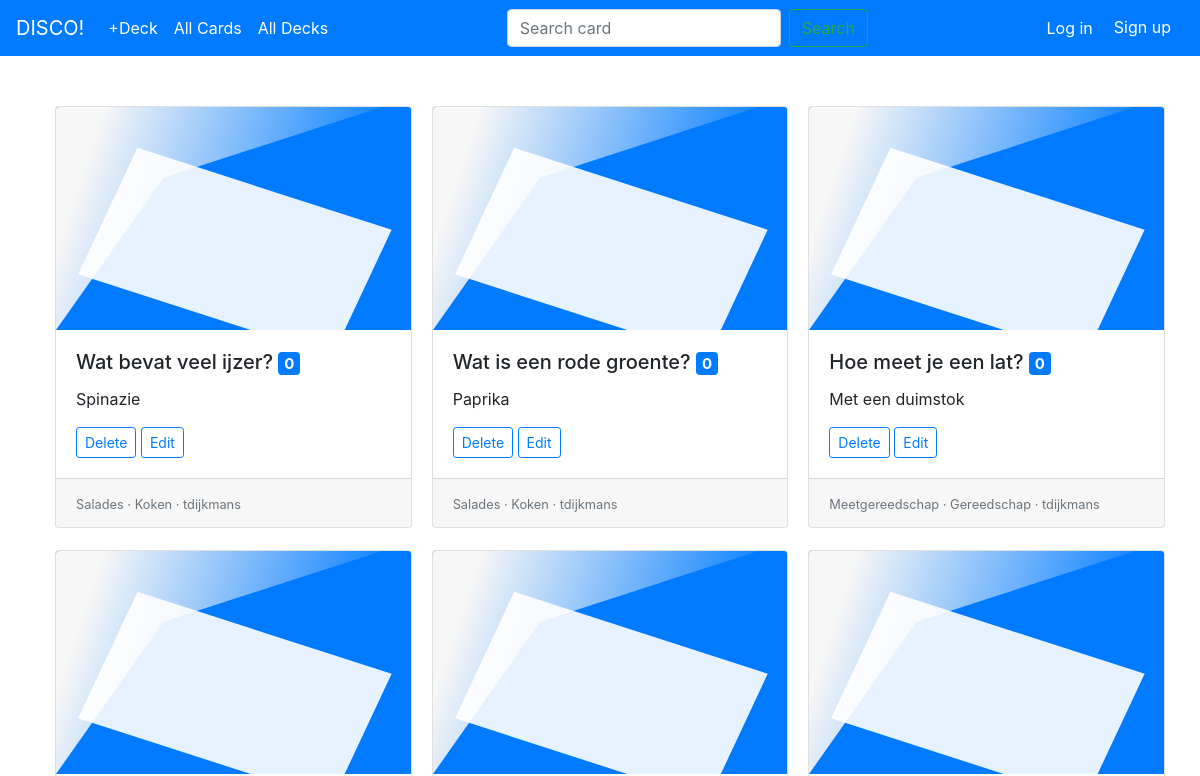
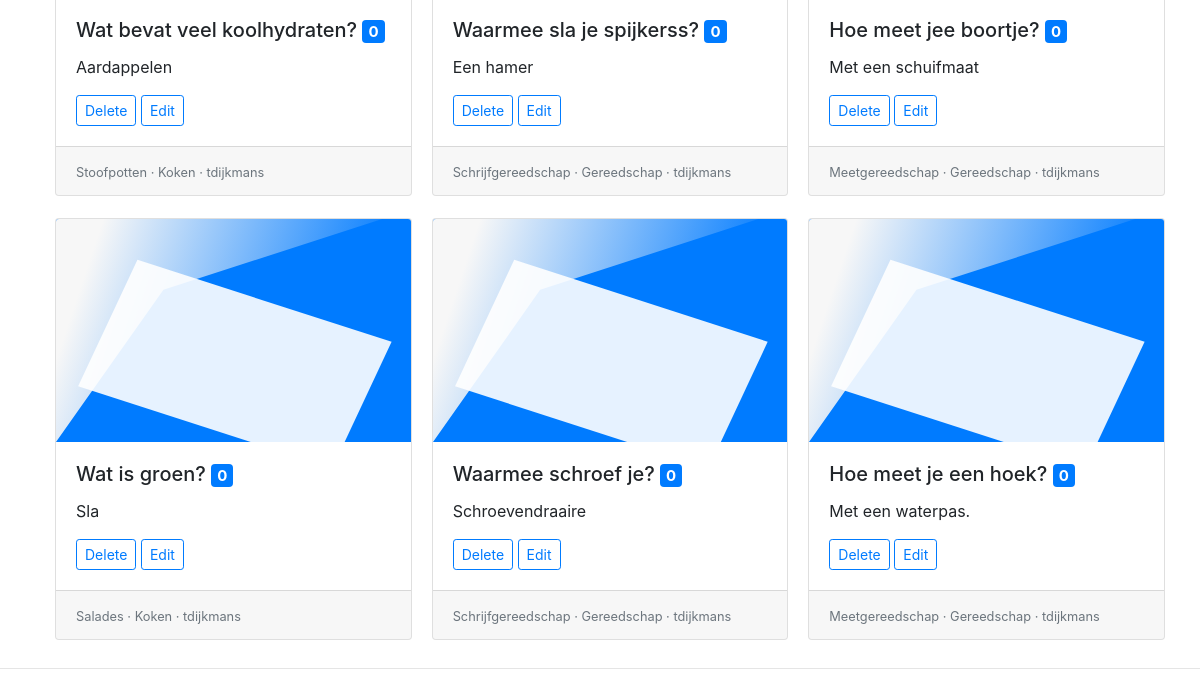
Before: /card/all with the older database file (2 pictures, top to bottom).
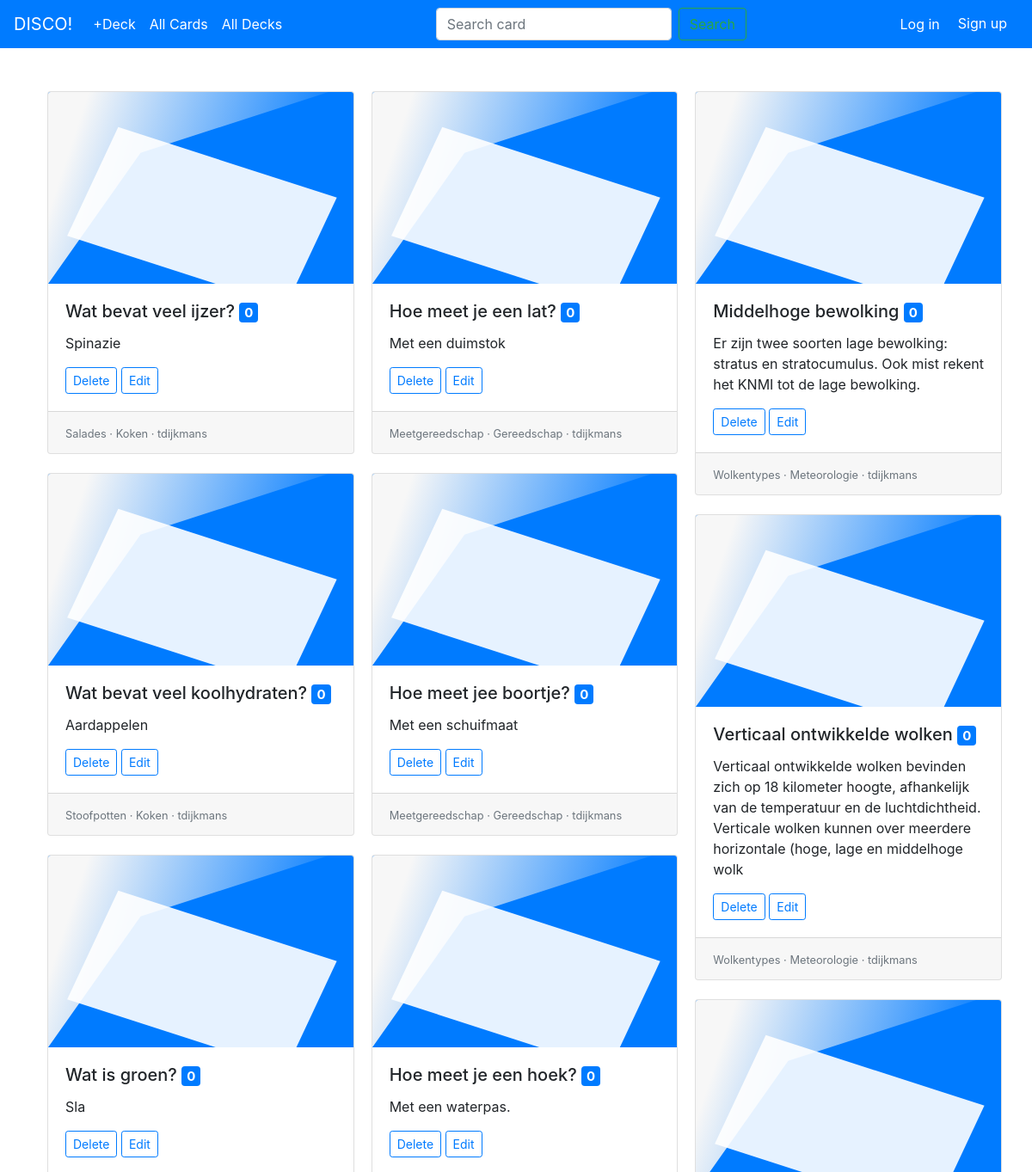
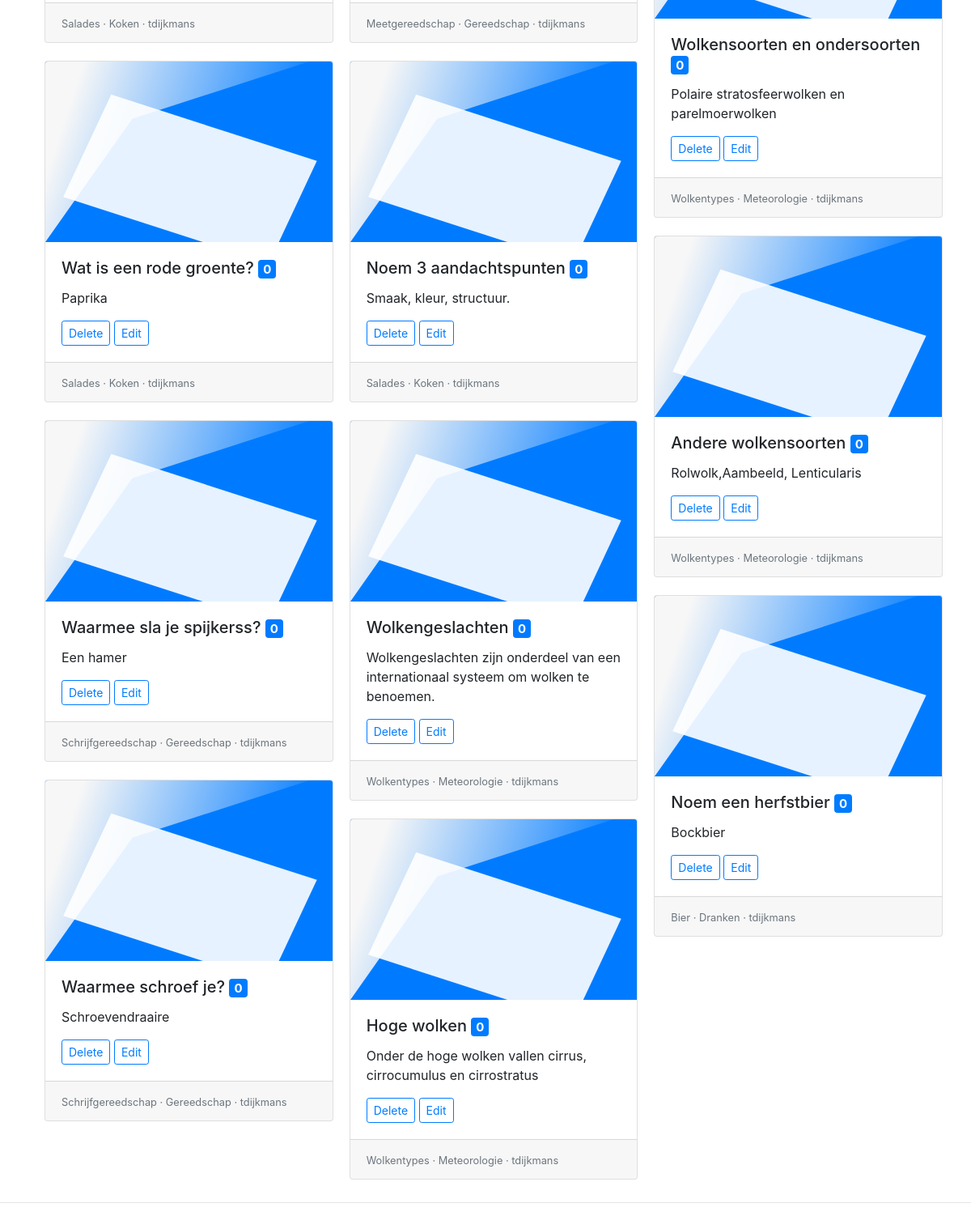
After: the same page with the newer database file (2 pictures, top to bottom).
### cardmaker/models.py (models this page shows, shortened)
class Card(models.Model):
    question = models.CharField(max_length=200)
    answer = models.CharField(max_length=200)
    deck = models.ForeignKey(Deck, on_delete=models.CASCADE)

class Deck(models.Model):
    title = models.CharField(max_length=200)
    subject = models.CharField(max_length=200)
    description = models.TextField(max_length=500, blank=True)
    creator = models.ForeignKey(User, on_delete=models.CASCADE)
    def __str__(self):
        return self.title

### cardmaker/views.py (the view)
# urls.py: path('card/all', views.show_all_cards, name='all_cards'),
def show_all_cards(request):
    c_list = Card.objects.all()
    context = {'list_of_cards' : c_list}
    return render(request, 'show_all_cards.html', context)

### cardmaker/templates/show_all_cards.html (shortened to what this page needs)
{% extends "base.html" %}
{% load static %}
{% block content %}
<div class="container">
<div class="card-columns">
  {% for card in list_of_cards %}
  <div class="card">
    <img src="{% static "images/FlashCardImage.svg" %}" class="card-img-top" alt="...">
    <div class="card-body">
      <h5 class="card-title">{{ card.question }} <a href="/deck/{{deck.id}}" <span class="badge badge-primary">{{deck.card_set.all|length}}</a></span> </h5>
      <p class="card-text">{{card.answer}}</p>
      <form action="/card/delete/{{card.id}}/" method="post">
        <input type="submit" class="btn btn-outline-primary btn-sm" value="Delete">
        <a class="btn btn-outline-primary btn-sm" href="/deck/{{deck.id}}" role="button">Edit</a>
      </form>
    </div>
    <div class="card-footer">
      <small class="text-muted">
        {{card.deck}} · {{card.deck.subject}} · {{card.deck.creator}}{{deck.creator}}
      </small>
    </div>
  </div>
{% endfor %}
</div>
</div>
<hr>
{% endblock %}

### templates/base.html (shortened to what this page needs)
<!DOCTYPE html>
{% load static %}
<html lang="en" dir="ltr">
  <head>
      <link rel="stylesheet" href="https://stackpath.bootstrapcdn.com/bootstrap/4.4.1/css/bootstrap.min.css">
      <link rel="stylesheet" type= "text/css" href="{% static 'css/flip_card.css' %}">
  </head>
  <body>
    <nav class="navbar navbar-expand-lg navbar-dark bg-primary">
        <a class="navbar-brand" href="{% url 'all_decks' %}">DISCO!</a>
        <div class="collapse navbar-collapse" id="navbarSupportedContent">
          <ul class="navbar-nav mr-auto">
            <li class="nav-item active">
              <a class="nav-link" href="{% url 'create_deck' %}">+Deck</a>
            </li>
            <li class="nav-item active">
              <a class="nav-link" href="{% url 'all_cards' %}">All Cards</a>
            </li>
            <li class="nav-item active">
              <a class="nav-link" href="{% url 'all_decks' %}">All Decks</a>
            </li>
          </ul>
        <form class="form-inline my-2 my-lg-0">
            <input class="form-control mr-sm-2" type="search" placeholder="Search card" aria-label="Search">
            <button class="btn btn-outline-success my-2 my-sm-0" type="submit">Search</button>
          </form>
        <ul class="navbar-nav ml-auto">
            <li>
              {% if user.is_authenticated %}
                <li class="nav-item dropdown">
                  <a class="nav-link dropdown-toggle" href="#" id="navbarDropdown" role="button" data-toggle="dropdown">
                    {{ user.username }}
                  </a>
                  <div class="dropdown-menu" aria-labelledby="navbarDropdown">
                      <a class="dropdown-item" href="{% url 'logout' %}">Logout</a>
                      <div class="dropdown-divider"></div>
                      <a class="dropdown-item" href="">Settings</a>
                  </div>
                </li>
              {% else %}
                <li class="nav-item active">
                  <a class="nav-link" href="{% url 'login' %}">Log in</a>
                </li>
                <li class="nav-item active">
                  <a class="btn btn-primary" href="{% url 'sign_up' %}">Sign up</a>
                </li>
              {% endif %}
              </li>
          </ul>
        </div>
    </nav>
<br>
  {% block content %}
  {% endblock %}
   </body>
</html>

### static/css/flip_card.css (style rules this page uses)
.card { margin: 10px 10px; }

Changed rows visible on the page:
added Card: question "Noem 3 aandachtspunten", card_set.all|length "0", answer "Smaak, kleur, structuur.", deck "Salades", deck.subject "Koken", deck.creator "tdijkmans"
added Card: question "Wolkengeslachten", card_set.all|length "0", answer "Wolkengeslachten zijn onderdeel van een internationaal systeem om wolken te benoemen.", deck "Wolkentypes", deck.subject "Meteorologie", deck.creator "tdijkmans"
added Card: question "Hoge wolken", card_set.all|length "0", answer "Onder de hoge wolken vallen cirrus, cirrocumulus en cirrostratus", deck "Wolkentypes", deck.subject "Meteorologie", deck.creator "tdijkmans"
added Card: question "Middelhoge bewolking", card_set.all|length "0", answer "Er zijn twee soorten lage bewolking: stratus en stratocumulus. Ook mist rekent het KNMI tot de lage bewolking.", deck "Wolkentypes", deck.subject "Meteorologie", deck.creator "tdijkmans"
added Card: question "Verticaal ontwikkelde wolken", card_set.all|length "0", answer "Verticaal ontwikkelde wolken bevinden zich op 18 kilometer hoogte, afhankelijk van de temperatuur en de luchtdichtheid. Verticale wolken kunnen over meerdere horizontale (hoge, lage en middelhoge wolk", deck "Wolkentypes", deck.subject "Meteorologie", deck.creator "tdijkmans"
added Card: question "Wolkensoorten en ondersoorten", card_set.all|length "0", answer "Polaire stratosfeerwolken en parelmoerwolken", deck "Wolkentypes", deck.subject "Meteorologie", deck.creator "tdijkmans"
added Card: question "Andere wolkensoorten", card_set.all|length "0", answer "Rolwolk,Aambeeld, Lenticularis", deck "Wolkentypes", deck.subject "Meteorologie", deck.creator "tdijkmans"
added Card: question "Noem een herfstbier", card_set.all|length "0", answer "Bockbier", deck "Bier", deck.subject "Dranken", deck.creator "tdijkmans"
